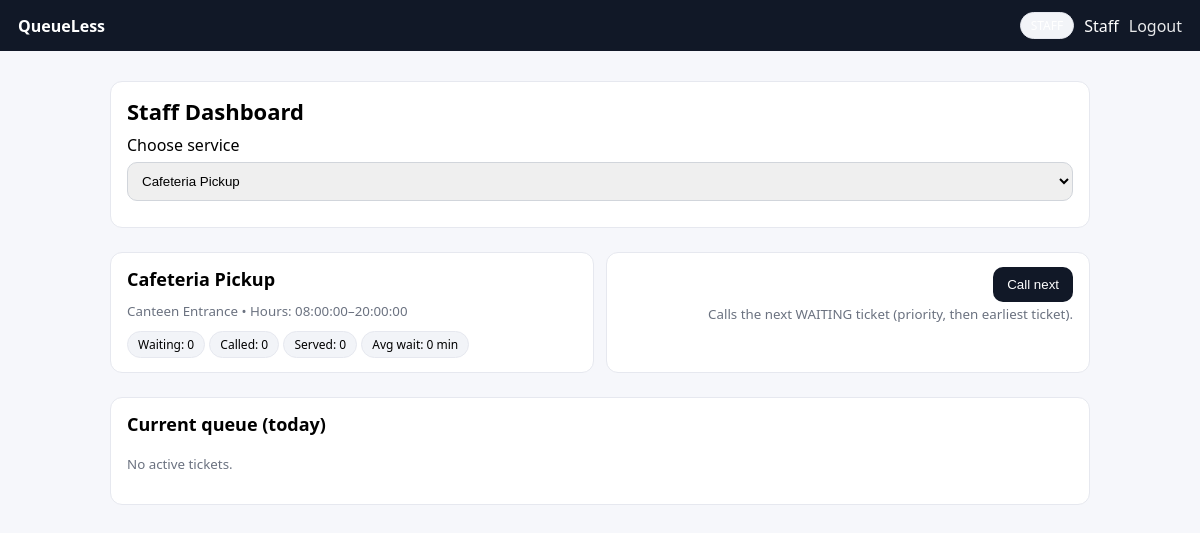
Page /public/staff.php (signed in) on the committed database.
### tables this page shows
CREATE TABLE IF NOT EXISTS services (
  id INT AUTO_INCREMENT PRIMARY KEY,
  name VARCHAR(160) NOT NULL,
  location VARCHAR(220) NOT NULL,
  open_time TIME NOT NULL,
  close_time TIME NOT NULL,
  avg_service_minutes INT NOT NULL DEFAULT 5,
  is_active TINYINT(1) NOT NULL DEFAULT 1,
  created_at DATETIME NOT NULL
);

### app/db.php (called while the page is built, shortened)
<?php
function db(): PDO {
  static $pdo = null;
  if ($pdo instanceof PDO) return $pdo;
  $config = require __DIR__ . '/../config/config.php';
  $db = $config['db'];
  $dsn = sprintf(
    'mysql:host=%s;port=%d;dbname=%s;charset=%s',
    $db['host'],
    (int)$db['port'],
    $db['name'],
    $db['charset'] ?? 'utf8mb4'
  );
  $pdo = new PDO($dsn, $db['user'], $db['pass'], [
    PDO::ATTR_ERRMODE => PDO::ERRMODE_EXCEPTION,
    PDO::ATTR_DEFAULT_FETCH_MODE => PDO::FETCH_ASSOC,
    PDO::ATTR_EMULATE_PREPARES => false,
  ]);
  return $pdo;
}

### app/services.php (called while the page is built, shortened)
<?php
function services_all_active(): array {
  $stmt = db()->query('SELECT id, name, location, is_active, open_time, close_time, avg_service_minutes FROM services ORDER BY name');
  return $stmt->fetchAll();
}
function service_get(int $service_id): ?array {
  $stmt = db()->prepare('SELECT * FROM services WHERE id = ?');
  $stmt->execute([$service_id]);
  $s = $stmt->fetch();
  return $s ?: null;
}

### app/helpers.php (called while the page is built, shortened)
<?php
function e(string $s): string {
  return htmlspecialchars($s, ENT_QUOTES | ENT_SUBSTITUTE, 'UTF-8');
}

### app/analytics.php (called while the page is built, shortened)
<?php
function analytics_service_summary(int $service_id): array {
  $stmt = db()->prepare('
    SELECT
      SUM(status="WAITING") AS waiting,
      SUM(status="CALLED") AS called,
      SUM(status="SERVED") AS served,
      SUM(status="NOSHOW") AS noshow
    FROM queue_tickets
    WHERE service_id = ? AND queue_date = CURDATE()
  ');
  $stmt->execute([$service_id]);
  $counts = $stmt->fetch() ?: [];
  $stmt = db()->prepare('
    SELECT AVG(TIMESTAMPDIFF(MINUTE, joined_at, served_at)) AS avg_total_wait
    FROM queue_tickets
    WHERE service_id = ? AND queue_date = CURDATE() AND status = "SERVED" AND served_at IS NOT NULL
  ');
  $stmt->execute([$service_id]);
  $avg = $stmt->fetch();
  return [
    'waiting' => (int)($counts['waiting'] ?? 0),
    'called' => (int)($counts['called'] ?? 0),
    'served' => (int)($counts['served'] ?? 0),
    'noshow' => (int)($counts['noshow'] ?? 0),
    'avg_total_wait_min' => (int)round((float)($avg['avg_total_wait'] ?? 0)),
  ];
}

### app/queue.php (called while the page is built, shortened)
<?php
function queue_list_waiting(int $service_id): array {
  $stmt = db()->prepare('
    SELECT qt.id, qt.ticket_no, qt.status, qt.joined_at,
           u.name AS user_name
    FROM queue_tickets qt
    JOIN users u ON u.id = qt.user_id
    WHERE qt.service_id = ? AND qt.queue_date = CURDATE() AND qt.status IN ("WAITING","CALLED")
    ORDER BY qt.status DESC, qt.ticket_no ASC
  ');
  $stmt->execute([$service_id]);
  return $stmt->fetchAll();
}

### public/staff.php (the view, shortened to what this page needs)
<?php
require_once __DIR__ . '/_layout_top.php';
$services = services_all_active();
$service_id = (int)($_GET['service_id'] ?? 0);
if ($service_id <= 0 && count($services) > 0) {
  $service_id = (int)$services[0]['id'];
}
$service = $service_id ? service_get($service_id) : null;
$list = $service_id ? queue_list_waiting($service_id) : [];
$summary = $service_id ? analytics_service_summary($service_id) : null;
?>
<div class="card">
  <h1>Staff Dashboard</h1>
  <form method="get">
    <label>Choose service</label>
    <select name="service_id" onchange="this.form.submit()">
      <?php foreach ($services as $s): ?>
        <option value="<?= (int)$s['id'] ?>" <?= ((int)$s['id'] === $service_id) ? 'selected' : '' ?>>
          <?= e($s['name']) ?><?= ((int)$s['is_active'] ? '' : ' (inactive)') ?>
        </option>
      <?php endforeach; ?>
    </select>
  </form>
</div>
<?php if ($service): ?>
  <div class="row">
    <div class="col card">
      <h2><?= e($service['name']) ?></h2>
      <div><small><?= e($service['location']) ?> • Hours: <?= e($service['open_time']) ?>–<?= e($service['close_time']) ?></small></div>
      <?php if ($summary): ?>
        <div style="margin-top:10px;">
          <span class="badge">Waiting: <?= (int)$summary['waiting'] ?></span>
          <span class="badge">Called: <?= (int)$summary['called'] ?></span>
          <span class="badge">Served: <?= (int)$summary['served'] ?></span>
          <span class="badge">Avg wait: <?= (int)$summary['avg_total_wait_min'] ?> min</span>
        </div>
      <?php endif; ?>
    </div>
    <div class="col card" style="text-align:right;">
      <form method="post" action="api/staff_call_next.php" style="margin:0;">
        <button class="btn" type="submit">Call next</button>
      </form>
      <small>Calls the next WAITING ticket (priority, then earliest ticket).</small>
    </div>
  </div>
  <div class="card">
    <h2>Current queue (today)</h2>
    <?php if (count($list) === 0): ?>
      <p><small>No active tickets.</small></p>
    <?php endif; ?>
  </div>
<?php endif; ?>
<?php require_once __DIR__ . '/_layout_bottom.php'; ?>

### public/assets/style.css (style rules this page uses)
body { font-family: system-ui, -apple-system, Segoe UI, Roboto, Arial, sans-serif; margin: 0; background: #f6f7fb; }
.card { background: #fff; border: 1px solid #e6e8ef; border-radius: 12px; padding: 14px 16px; margin: 12px 0; }
h1 { margin: 0 0 8px 0; font-size: 22px; }
h2 { margin: 0 0 8px 0; font-size: 18px; }
.badge { display:inline-block; padding: 4px 10px; border-radius: 999px; font-size: 12px; border: 1px solid #e6e8ef; background:#f2f4f8; }
.row { display:flex; gap:12px; flex-wrap: wrap; }
.col { flex: 1; min-width: 260px; }
.btn { display:inline-block; padding: 10px 14px; border-radius: 10px; background:#111827; color:#fff; text-decoration:none; border:0; cursor:pointer; }
input, select { width: 100%; padding: 10px; border:1px solid #d1d5db; border-radius:10px; box-sizing:border-box; margin: 6px 0 12px; }
small { color:#6b7280; }

### rows in the picture
services: name "Cafeteria Pickup", location "Canteen Entrance", open_time "08:00:00", close_time "20:00:00"

### other values in the picture
$u['name'] "Staff"
$summary['waiting'] "0"
$summary['called'] "0"
$summary['served'] "0"
$summary['avg_total_wait_min'] "0"
form field service_id "Cafeteria Pickup"
